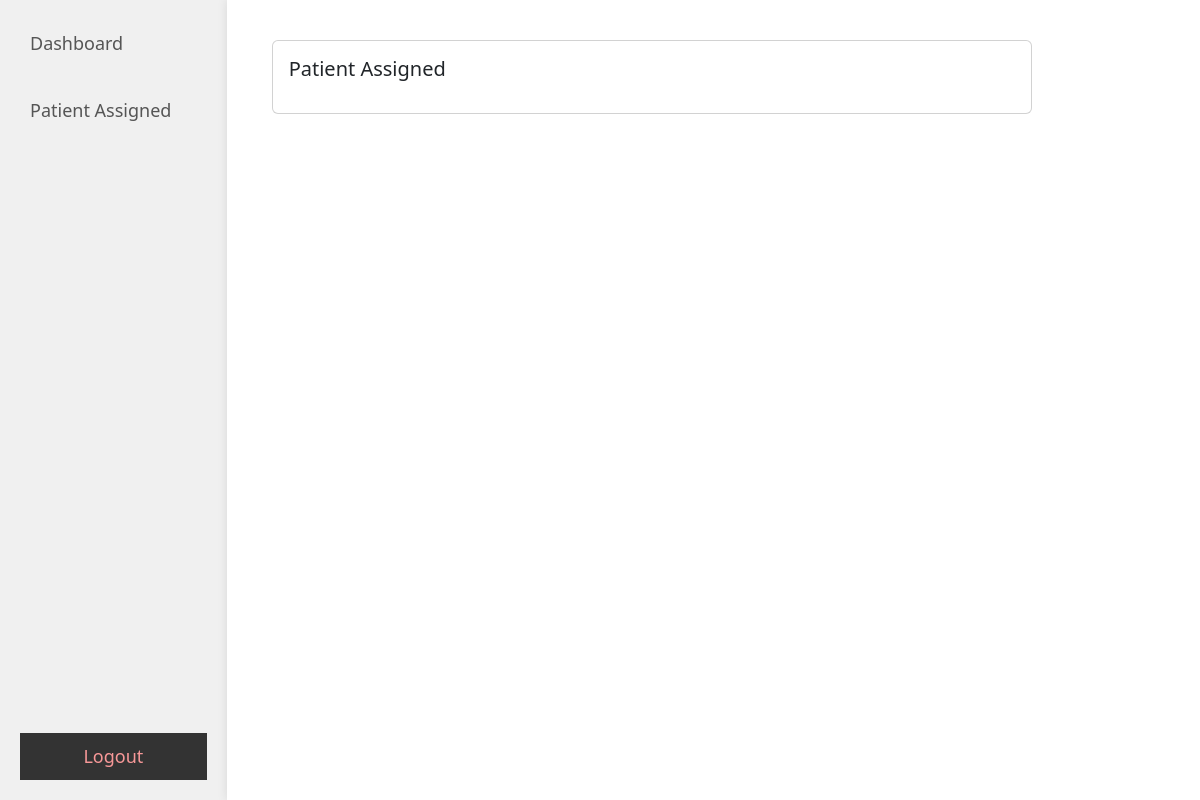
Page /patient_assign (signed in) on the earlier database version.
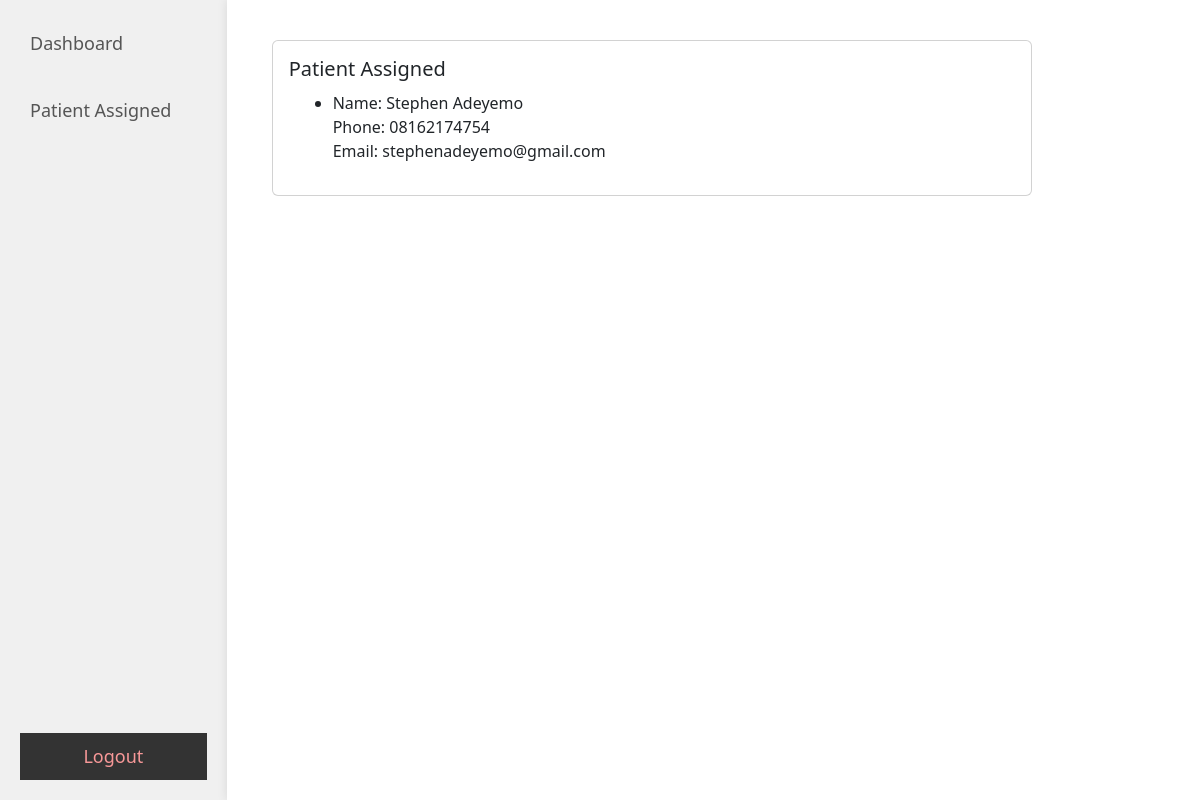
Same page on the later database version.
### tables this page shows
CREATE TABLE users (
        id INTEGER PRIMARY KEY AUTOINCREMENT,
        firstname TEXT,
        lastname TEXT,
        username TEXT,
        email TEXT,
        password TEXT,
        phone TEXT,
        address TEXT,
        state TEXT
    , doctor_id INT);

### app.py (the view)
@app.route('/patient_assign')
def patient_assign():
    doctor_id = session.get('doctor_id')
    print(f"Doctor ID: {doctor_id}")
    conn = get_db_connection()
    cur = conn.cursor()
    cur.execute('SELECT * FROM users WHERE doctor_id = ?', (doctor_id,))
    patients = cur.fetchall()
    conn.close()
    return render_template('patient_assign.html', patients=patients)

### app.py (called while the page is built)
def get_db_connection():
    conn = sqlite3.connect('database.db')
    conn.row_factory = sqlite3.Row
    return conn

### templates/patient_assign.html (shortened to what this page needs)
<!DOCTYPE html>
<html>
  <head>
    <link
      rel="stylesheet"
      type="text/css"
      href="{{ url_for('static', filename='css/user_dashboard.css') }}"
    />
    <link
      rel="stylesheet"
      type="text/css"
      href="{{ url_for('static', filename='css/user_profile.css') }}"
    />
    <link
      href="https://cdn.jsdelivr.net/npm/bootstrap@5.2.3/dist/css/bootstrap.min.css"
      rel="stylesheet"
    />
  </head>
  <body>
    <div class="dashboard-container">
      <div class="dashboard-content">
        <div class="dashboard-links">
          <ul>
            <li><a href="{{ url_for('doctor_dashboard') }}">Dashboard</a></li>
            <li>
<li><a href="{{ url_for('patient_assign') }}">Patient Assigned</a></li>
            </li>
            <li><a href="{{ url_for('booking') }}"></a></li>
          </ul>
          <button>
            <a href="{{ url_for('logout') }}" class="logout">Logout</a>
          </button>
        </div>
      </div>
      <div class="profile-container">
        <div class="profile-info">
          <div class="card">
            <div class="card-body">
              <h2 class="card-title">Patient Assigned</h2>
              <div class="container">
    <ul>
        {% for patient in patients %}
            <li>
                Name: {{ patient.firstname }} {{ patient.lastname }}<br>
                Phone: {{ patient.phone }}<br>
                Email: {{ patient.email }}<br>
            </li>
        {% endfor %}
            </div>
            </div>
          </div>
        </div>
      </div>
    </div>
  </body>
</html>

### static/css/user_dashboard.css (style rules this page uses)
html, body { margin: 0; padding: 0; }
.dashboard-container { display: flex; width: 100%; min-height: 100vh; }
.dashboard-content { flex: 1; order: 1; background-color: #f0f0f0; padding: 20px; box-shadow: 0 0 10px rgba(0, 0, 0, 0.1); max-height: 100vh; overflow-y: auto; scrollbar-width: none; }
.dashboard-links { display: flex; flex-direction: column; height: 100%; justify-content: space-between; }
.dashboard-links ul { list-style-type: none; padding: 0; }
.dashboard-links ul li { margin-bottom: 20px; }
.dashboard-links ul a { text-decoration: none; font-size: 18px; color: #555; display: block; padding: 10px 10px; width: max-content; border-radius: 5px; transition: 0.3s all ease-in-out; }
button { background-color: #333333; text-align: center; border: none; padding: 10px; cursor: pointer; margin-bottom: 80px; }
button a { text-decoration: none; font-size: 18px; color: rgb(247, 152, 152); }

### static/css/user_profile.css (style rules this page uses)
body { font-family: Arial, sans-serif; }
.profile-container { flex: 5; order: 2; text-align: justify; padding: 20px; background-color: #fff; box-shadow: 0 0 10px rgba(0, 0, 0, 0.1); max-height: 100vh; overflow-y: auto; }
.profile-info { padding: 20px; border-radius: 5px; margin-left: 5px; max-width: 800px; }
.profile-info h2 { font-size: 20px; margin-bottom: 10px; }

Differences in the rows shown:
now on this page (row edited): users: firstname "Stephen", lastname "Adeyemo", phone "08162174754", email "stephenadeyemo@gmail.com"
